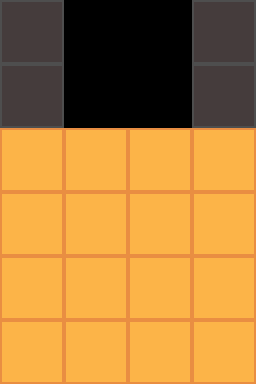

Rendered tile map (Tiled .tmx) drawn with the repository's tilesets; below, a short description and the full map source, tile grids included:
An orthogonal 4x6 tile map with 64x64 px tiles, 2 tile layers (cells, hero), 2 tilesets.

<map version="1.9" tiledversion="1.9.2" orientation="orthogonal" renderorder="right-down" width="4" height="6" tilewidth="64" tileheight="64" infinite="0" nextlayerid="3" nextobjectid="1">
 <tileset firstgid="1" source="tilesets/inventory_hero.tsx" />
 <tileset firstgid="2" source="tilesets/invetory_cells.tsx" />
 <layer id="1" name="cells" width="4" height="6">
  <data encoding="csv">
3,0,0,3,
3,0,0,3,
2,2,2,2,
2,2,2,2,
2,2,2,2,
2,2,2,2
</data>
 </layer>
 <layer id="2" name="hero" width="4" height="6">
  <data encoding="csv">
0,0,0,0,
0,1,0,0,
0,0,0,0,
0,0,0,0,
0,0,0,0,
0,0,0,0
</data>
 </layer>
</map>
